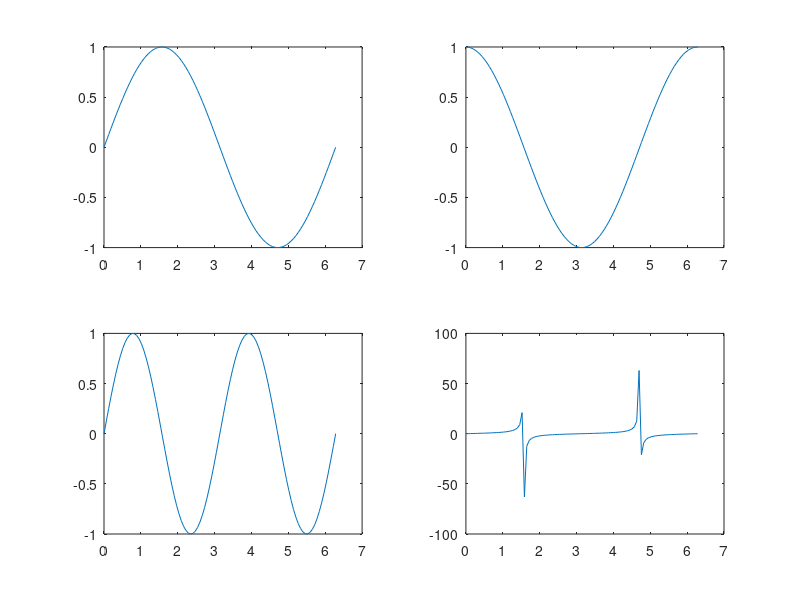

Write MATLAB code to recreate this figure.
x = linspace(0, 2*pi, 100);
y1 = sin(x);
y2 = cos(x);
y3 = 2*sin(x).*cos(x);
y4 = sin(x)./cos(x);

subplot(2,2,1)
plot(x,y1)

subplot(2,2,2)
plot(x,y2)

subplot(2,2,3)
plot(x,y3)

subplot(2,2,4)
plot(x,y4)
